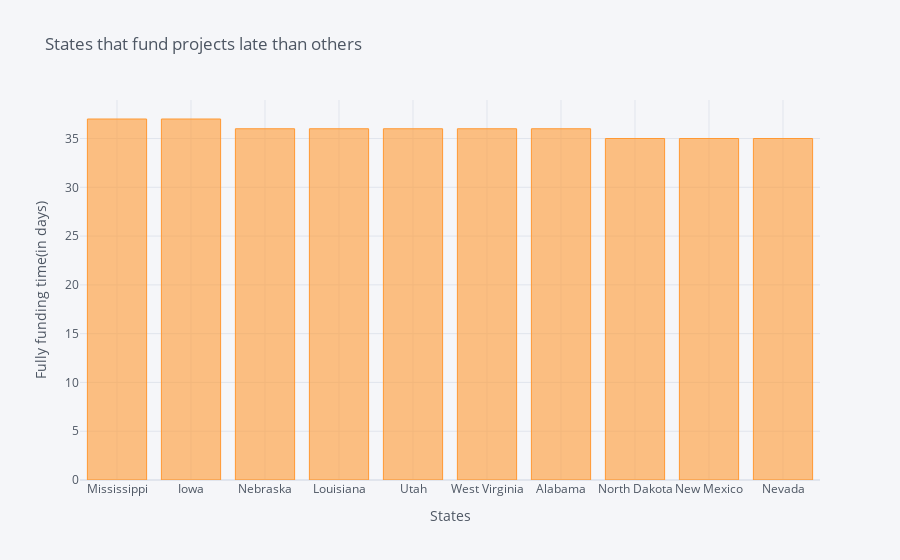

Here is the notebook cell this chart was saved with:
### Code cell
slow_funding = slow[fast>32].sort_values(ascending = False).head(10)
slow_funding.iplot(kind='bar', xTitle= 'States',yTitle= 'Fully funding time(in days)', 
         title= 'States that fund projects late than others')

### Figure 1 — Plotly figure (JSON) as saved in the notebook; plotly's stock layout.template omitted (floating-point values rounded to 4 significant figures)
{"data": [{"marker": {"color": "rgba(255, 153, 51, 0.6)", "line": {"color": "rgba(255, 153, 51, 1.0)", "width": 1}}, "name": "Funding time", "orientation": "v", "text": "", "type": "bar", "x": ["Mississippi", "Iowa", "Nebraska", "Louisiana", "Utah", "West Virginia", "Alabama", "North Dakota", "New Mexico", "Nevada"], "y": [37, 37, 36, 36, 36, 36, 36, 35, 35, 35]}], "layout": {"legend": {"bgcolor": "#F5F6F9", "font": {"color": "#4D5663"}}, "paper_bgcolor": "#F5F6F9", "plot_bgcolor": "#F5F6F9", "title": {"font": {"color": "#4D5663"}, "text": "States that fund projects late than others"}, "xaxis": {"gridcolor": "#E1E5ED", "showgrid": true, "tickfont": {"color": "#4D5663"}, "title": {"font": {"color": "#4D5663"}, "text": "States"}, "zerolinecolor": "#E1E5ED"}, "yaxis": {"gridcolor": "#E1E5ED", "showgrid": true, "tickfont": {"color": "#4D5663"}, "title": {"font": {"color": "#4D5663"}, "text": "Fully funding time(in days)"}, "zerolinecolor": "#E1E5ED"}}}
